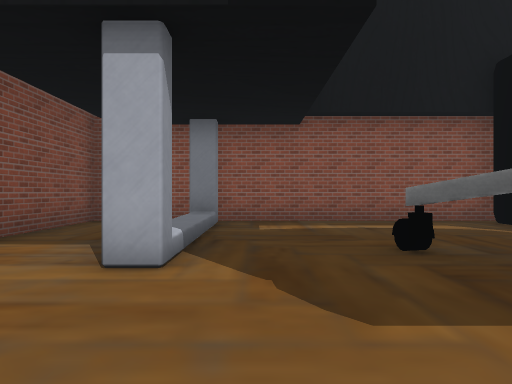
View 1 (above)

12 first-person views from a walk through a Unity game level. The camera is 1.2 m above the floor, looks level and sees 75° across. The floor is counted in squares, 1.8 m on a side. Each view is taken from the middle of a square. On the plan, view 1 faces up. The plan holds only what a view shows up to about 10 squares ahead; the rest is blank. The place goes on beyond the plan. The player character is not drawn. Some surface patterns are stand-ins.

View 2
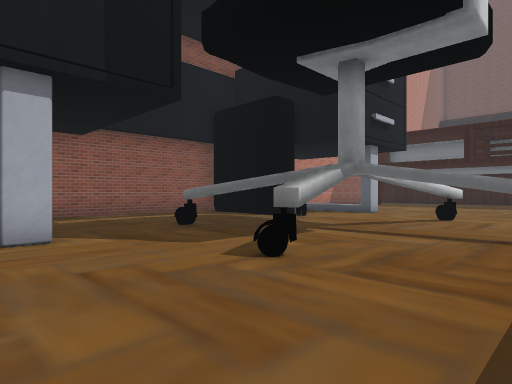

View 3
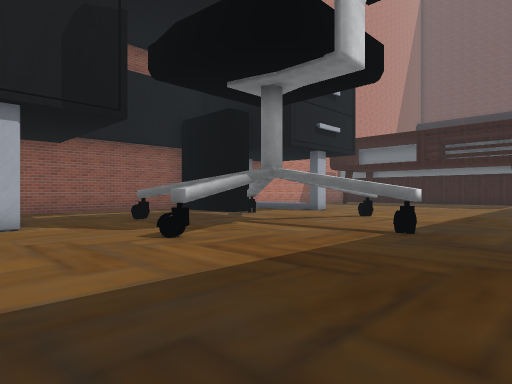

View 4
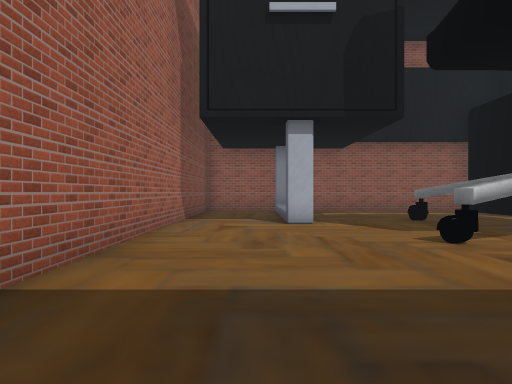

View 5
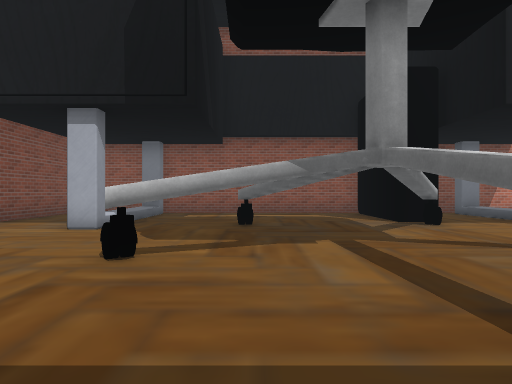

View 6
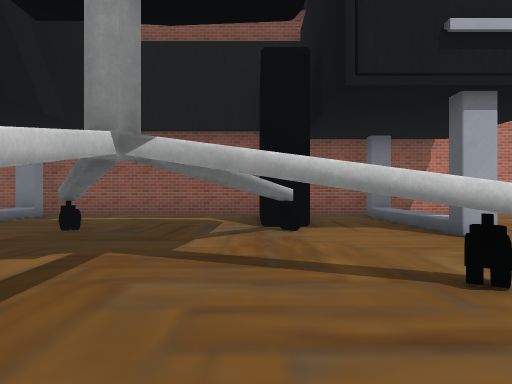

View 7
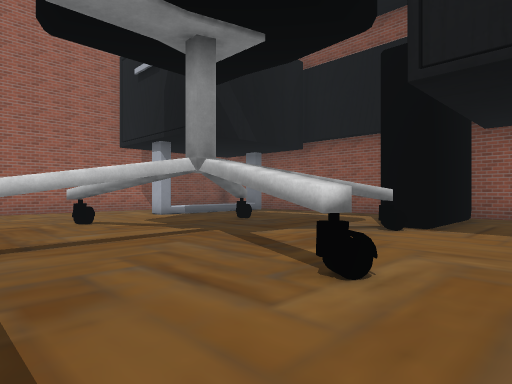

View 8
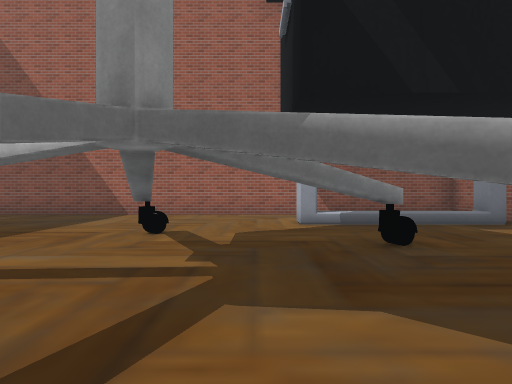

View 9
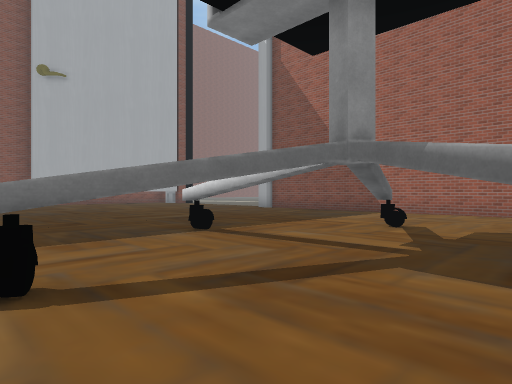

View 10
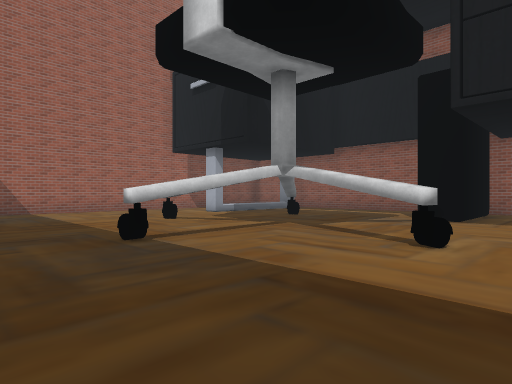

View 11
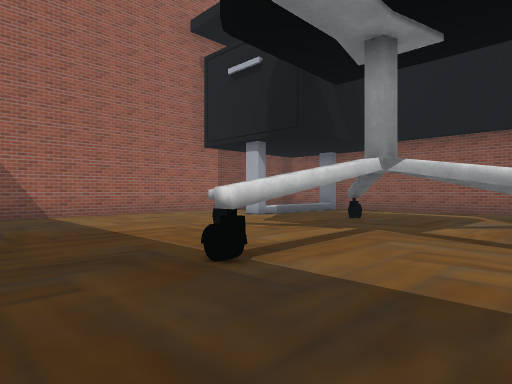

View 12
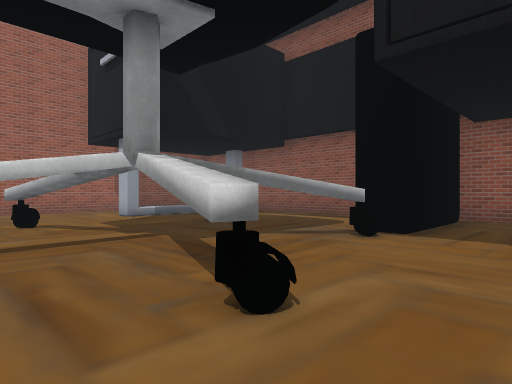

### Floor plan
Key: @ floor where view 1 was taken; # wall or solid block; . floor; / step, stairs or slope; ^ raised ledge; W wheel; T thing the floor can be seen under or through; O other object.
Columns run from 4 left of view 1 to 8 right of it. Each row starts with its distance up from view 1.
  8 #############
  7 #..#.....OO.#
  6 #../.....OO..
  5 #../.....OO..
  4 #../..W..OW..
  3 #..#..^..^...
  2 #......TT....
  1 #.....TTTT...
  0 #...@W..T.^W.
 -1 #.......^....
 -2 #......W.....
 -3 #............
 -4 #............

Where each view was taken, in squares from view 1:
view 1: 0 up, 0 right, facing up
view 2: 2 down, 2 left, facing up-right
view 3: 4 down, 2 left, facing up-right
view 4: 4 down, 2 left, facing up
view 5: 3 down, 2 right, facing up
view 6: 2 down, 5 right, facing up
view 7: 2 down, 8 right, facing up-left
view 8: 2 up, 6 right, facing left
view 9: 3 up, 7 right, facing down-left
view 10: 4 down, 8 right, facing up-left
view 11: 4 down, 6 right, facing up-left
view 12: 1 down, 8 right, facing up-left
